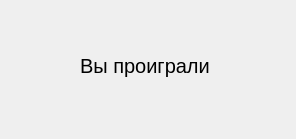
<?xml version="1.0" encoding="UTF-8"?>
<ui version="4.0">
 <class>Form</class>
 <widget class="QWidget" name="Form">
  <property name="geometry">
   <rect>
    <x>0</x>
    <y>0</y>
    <width>296</width>
    <height>139</height>
   </rect>
  </property>
  <property name="windowTitle">
   <string>End</string>
  </property>
  <widget class="QLabel" name="info">
   <property name="geometry">
    <rect>
     <x>80</x>
     <y>40</y>
     <width>131</width>
     <height>51</height>
    </rect>
   </property>
   <property name="font">
    <font>
     <pointsize>15</pointsize>
    </font>
   </property>
   <property name="text">
    <string>Вы проиграли</string>
   </property>
  </widget>
 </widget>
 <resources/>
 <connections/>
</ui>
